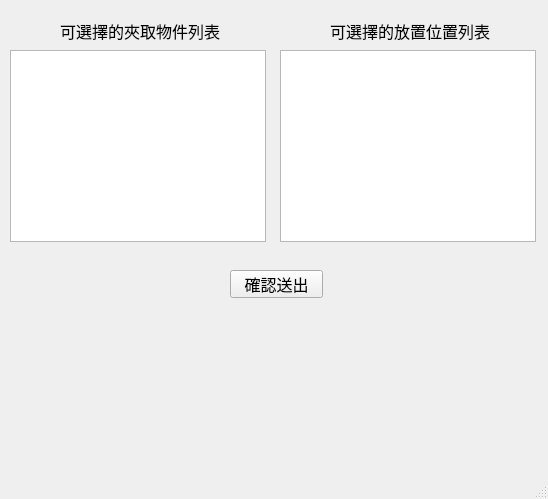
<?xml version="1.0" encoding="UTF-8"?>
<ui version="4.0">
 <class>MainWindow</class>
 <widget class="QMainWindow" name="MainWindow">
  <property name="geometry">
   <rect>
    <x>0</x>
    <y>0</y>
    <width>548</width>
    <height>499</height>
   </rect>
  </property>
  <property name="windowTitle">
   <string>MainWindow</string>
  </property>
  <widget class="QWidget" name="centralwidget">
   <widget class="QListWidget" name="ObjectListWidget">
    <property name="geometry">
     <rect>
      <x>10</x>
      <y>50</y>
      <width>256</width>
      <height>192</height>
     </rect>
    </property>
    <property name="font">
     <font>
      <family>芫荽</family>
      <pointsize>12</pointsize>
     </font>
    </property>
   </widget>
   <widget class="QListWidget" name="TargetListWidget">
    <property name="geometry">
     <rect>
      <x>280</x>
      <y>50</y>
      <width>256</width>
      <height>192</height>
     </rect>
    </property>
    <property name="font">
     <font>
      <family>芫荽</family>
      <pointsize>12</pointsize>
     </font>
    </property>
   </widget>
   <widget class="QLabel" name="label">
    <property name="geometry">
     <rect>
      <x>60</x>
      <y>20</y>
      <width>161</width>
      <height>21</height>
     </rect>
    </property>
    <property name="font">
     <font>
      <family>芫荽</family>
      <pointsize>12</pointsize>
     </font>
    </property>
    <property name="text">
     <string>可選擇的夾取物件列表</string>
    </property>
   </widget>
   <widget class="QLabel" name="label_2">
    <property name="geometry">
     <rect>
      <x>330</x>
      <y>20</y>
      <width>161</width>
      <height>21</height>
     </rect>
    </property>
    <property name="font">
     <font>
      <family>芫荽</family>
      <pointsize>12</pointsize>
     </font>
    </property>
    <property name="text">
     <string>可選擇的放置位置列表</string>
    </property>
   </widget>
   <widget class="QPushButton" name="confirmButton">
    <property name="geometry">
     <rect>
      <x>230</x>
      <y>270</y>
      <width>93</width>
      <height>28</height>
     </rect>
    </property>
    <property name="font">
     <font>
      <family>芫荽</family>
      <pointsize>12</pointsize>
     </font>
    </property>
    <property name="text">
     <string>確認送出</string>
    </property>
   </widget>
  </widget>
  <widget class="QMenuBar" name="menubar">
   <property name="geometry">
    <rect>
     <x>0</x>
     <y>0</y>
     <width>548</width>
     <height>21</height>
    </rect>
   </property>
  </widget>
  <widget class="QStatusBar" name="statusbar"/>
 </widget>
 <resources/>
 <connections/>
</ui>
